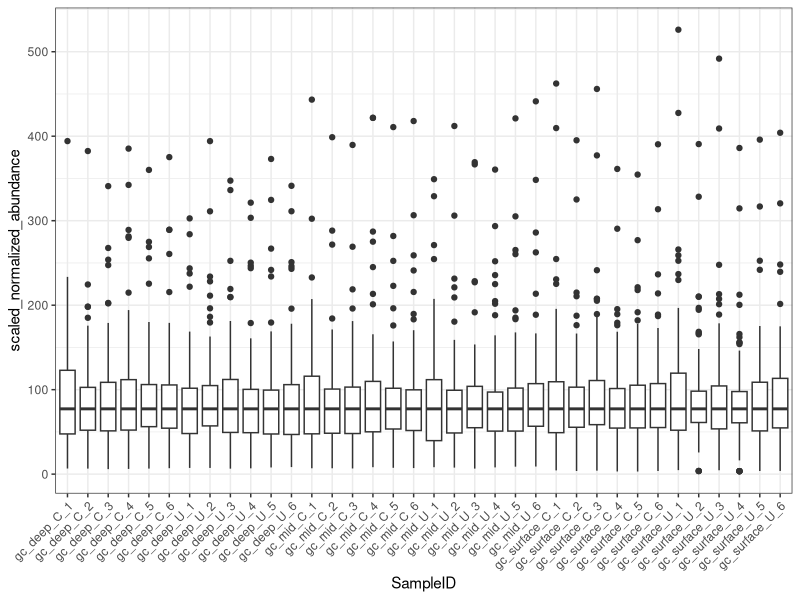

The R script that drew this image: (Note: this script raises an error after producing the figure.)
# libraries ----

library(readxl)
library(tidyverse)

# loading data ----

metadata <- read_xlsx('Raw_data/Metadata_all.xlsx', sheet = 1)

gcms_raw_data <- read_csv("Raw_data/Raw_data_GCMS.csv") %>% 
  select(-contains('Unknown'))

# Filtering ----

gcms_long <- gcms_raw_data %>% 
  pivot_longer(!SampleID, names_to = 'FeatureID', 
               values_to = 'abundance') %>% 
  mutate(abundance = ifelse(is.na(abundance), 0, abundance)) %>% 
  inner_join(metadata, by = 'SampleID')

# Counting features for filtering

gcms_counts <- gcms_long %>% 
  filter(abundance > 0) %>% 
  group_by(Location) %>% 
  count(FeatureID) %>% 
  pivot_wider(names_from = 'Location', 
              values_from = 'n',
              values_fill = 0)


# filtering cutoff within each depth (0.25 used)

features_for_filtering <- gcms_counts %>% 
  mutate(across(2:4, ~ .x / 12)) %>% 
  filter(Deep >= 0.25 | Mid >= 0.25 | Surface >= 0.25) %>% 
  pull(FeatureID)

gcms_filtered <- gcms_long %>% 
  filter(FeatureID %in% features_for_filtering)

# Normalization ----

# Pseudo count added cube root transformation

pseudo <- min(gcms_filtered$abundance[gcms_filtered$abundance > 0])

gcms_normalized <- gcms_filtered %>%  
  mutate(normalized_abundance = (abundance + pseudo)^(1/3))

gcms_scaled <- gcms_normalized %>% 
  select(FeatureID, SampleID, normalized_abundance) %>% 
  group_by(SampleID) %>% 
  mutate(median = median(normalized_abundance)) %>% 
  ungroup() %>% 
  mutate(scaled_normalized_abundance = 
           normalized_abundance  / median * mean(median)) %>% 
  select(-median, -normalized_abundance)

gcms_boxplot <- gcms_scaled %>% 
  ggplot() +
  geom_boxplot(aes(x = SampleID,
                   y = scaled_normalized_abundance)) +
  theme_bw() +
  theme(axis.text.x = element_text(angle = 45, hjust = 1))

gcms_boxplot


# Saving data ----

gcms_scaled_wider <- gcms_scaled %>% 
  pivot_wider(names_from = 'FeatureID', 
              values_from = 'scaled_normalized_abundance')

write_csv(gcms_scaled_wider, 'Preprocess_data/GCMS_normalized.csv')
